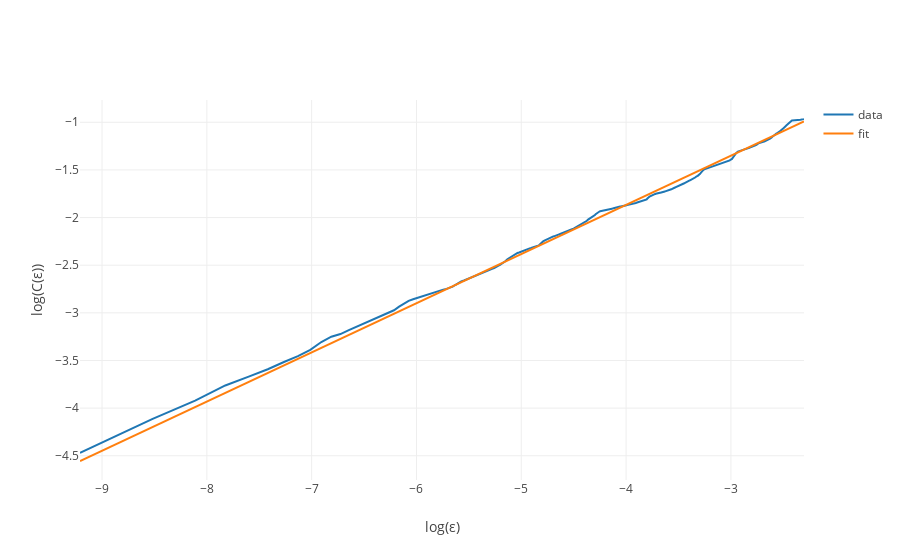

The notebook cell saved with this chart:
### Code cell
data = [
    go.Scatter(x=logeps, y=logcor, name='data'),
    go.Scatter(x=logeps, y=logfit, name='fit'),
]

figure = go.Figure(data=data, layout=go.Layout(
    showlegend=True,
    xaxis=dict(title='log(ε)'),
    yaxis=dict(title='log(C(ε))')
))

py.iplot(figure)

### Figure 1 — Plotly figure (JSON) as saved in the notebook; plotly's stock layout.template omitted (floating-point values rounded to 4 significant figures; data arrays with more than 128 entries replaced by an {"elided": "..."} marker saying what was removed)
{"data": [{"name": "data", "type": "scatter", "uid": "143c4b5e-4e22-47a5-b821-df236dec01d8", "x": {"elided": "1000 float values"}, "y": {"elided": "1000 float values"}}, {"name": "fit", "type": "scatter", "uid": "3d4fa383-9d77-41ba-897a-89dcc1a2d5a2", "x": {"elided": "1000 float values"}, "y": {"elided": "1000 float values"}}], "layout": {"showlegend": true, "xaxis": {"title": "log(ε)"}, "yaxis": {"title": "log(C(ε))"}}}
